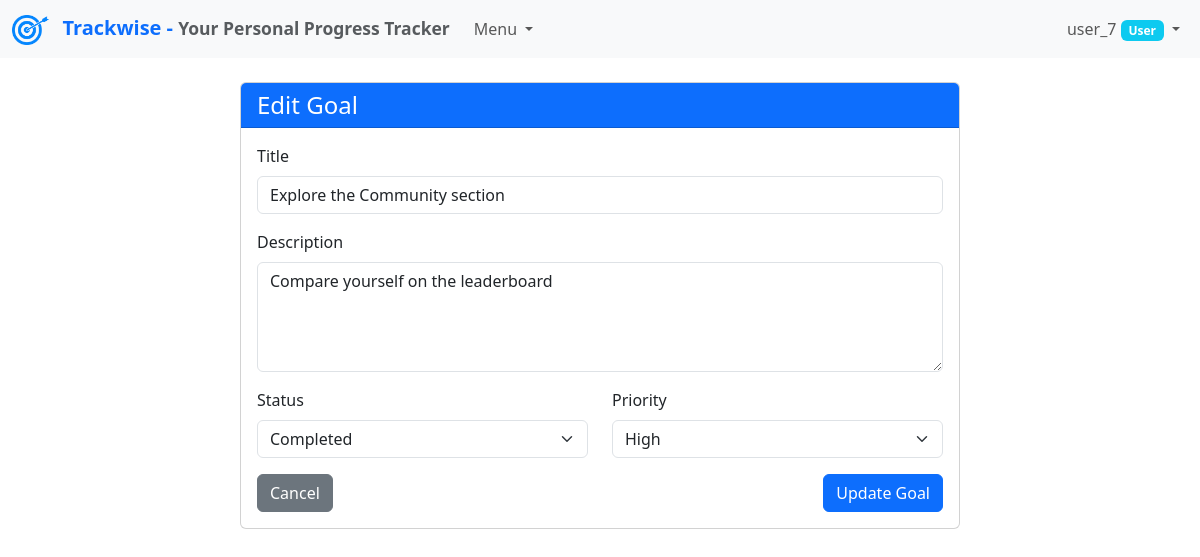
/goals/10/update/ (signed in), run on the app's committed database.
### tracker/models.py (models this page shows, shortened)
class Goal(models.Model):
    PRIORITY_CHOICES = [
        ('LOW', 'Low'),
        ('MEDIUM', 'Medium'),
        ('HIGH', 'High'),
    ]
    STATUS_CHOICES = [
        ('NOT_STARTED', 'Not Started'),
        ('IN_PROGRESS', 'In Progress'),
        ('COMPLETED', 'Completed'),
        ('ON_HOLD', 'On Hold'),
    ]
    user = models.ForeignKey(User, on_delete=models.CASCADE, related_name='goals')
    title = models.CharField(max_length=200)
    description = models.TextField(blank=True)
    priority = models.CharField(max_length=10, choices=PRIORITY_CHOICES, default='MEDIUM')
    status = models.CharField(max_length=20, choices=STATUS_CHOICES, default='NOT_STARTED')
    start_date = models.DateField(default=timezone.now)
    target_date = models.DateField(null=True, blank=True)
    completed_date = models.DateField(null=True, blank=True)
    created_at = models.DateTimeField(auto_now_add=True)
    updated_at = models.DateTimeField(auto_now=True)

### tracker/views.py (the view, shortened to what this page needs)
# urls.py: path('goals/<int:pk>/update/', views.GoalUpdateView.as_view(), name='goal-update'),
class GoalUpdateView(LoginRequiredMixin, UserPassesTestMixin, UpdateView):
    model = Goal
    form_class = GoalForm
    template_name = 'goals/goal_form.html'
    success_url = reverse_lazy('goal-list')
    def test_func(self):
        goal = self.get_object()
        if self.request.user.is_staff:
            return True
        return goal.user == self.request.user
    def get_queryset(self):
        if self.request.user.is_staff:
            return Goal.objects.all()
        return Goal.objects.filter(user=self.request.user)

### tracker/views.py (shortened to what this page needs)
class GoalForm(forms.ModelForm):
    class Meta:
        model = Goal
        fields = ['title', 'description', 'status', 'priority', 'target_date']
        widgets = {
            'description': forms.Textarea(attrs={'rows': 4}),
            'target_date': forms.DateInput(attrs={'type': 'date'}),
        }

### tracker/templates/goals/goal_form.html (shortened to what this page needs)
{% extends 'base.html' %}
{% block content %}
<div class="container">
    <div class="row justify-content-center">
        <div class="col-md-8">
            <div class="card">
                <div class="card-header bg-primary text-white">
                    <h2 class="h4 mb-0">{% if form.instance.pk %}Edit Goal{% else %}Create New Goal{% endif %}</h2>
                </div>
                <div class="card-body">
                    <form method="post" novalidate>
                        <div class="mb-3">
                            <label for="{{ form.title.id_for_label }}" class="form-label">{{ form.title.label }}</label>
                            <input type="text" name="{{ form.title.name }}" id="{{ form.title.id_for_label }}"
                                   class="form-control {% if form.title.errors %}is-invalid{% endif %}"
                                   value="{{ form.title.value|default:'' }}" required>
                        </div>
                        <div class="mb-3">
                            <label for="{{ form.description.id_for_label }}" class="form-label">{{ form.description.label }}</label>
                            <textarea name="{{ form.description.name }}" id="{{ form.description.id_for_label }}"
                                      class="form-control {% if form.description.errors %}is-invalid{% endif %}"
                                      rows="4">{{ form.description.value|default:'' }}</textarea>
                        </div>
                        <div class="row">
                            <div class="col-md-6 mb-3">
                                <label for="{{ form.status.id_for_label }}" class="form-label">{{ form.status.label }}</label>
                                <select name="{{ form.status.name }}" id="{{ form.status.id_for_label }}"
                                        class="form-select {% if form.status.errors %}is-invalid{% endif %}">
                                    {% for value, text in form.fields.status.choices %}
                                        <option value="{{ value }}" {% if form.status.value == value %}selected{% endif %}>{{ text }}</option>
                                    {% endfor %}
                                </select>
                            </div>
                            <div class="col-md-6 mb-3">
                                <label for="{{ form.priority.id_for_label }}" class="form-label">{{ form.priority.label }}</label>
                                <select name="{{ form.priority.name }}" id="{{ form.priority.id_for_label }}"
                                        class="form-select {% if form.priority.errors %}is-invalid{% endif %}">
                                    {% for value, text in form.fields.priority.choices %}
                                        <option value="{{ value }}" {% if form.priority.value == value %}selected{% endif %}>{{ text }}</option>
                                    {% endfor %}
                                </select>
                            </div>
                        </div>
                        <div class="d-flex justify-content-between">
                            <a href="{% url 'goal-list' %}" class="btn btn-secondary">Cancel</a>
                            <button type="submit" class="btn btn-primary">
                                {% if form.instance.pk %}Update Goal{% else %}Create Goal{% endif %}
                            </button>
                        </div>
                    </form>
                </div>
            </div>
        </div>
    </div>
</div>
{% endblock %}

### tracker/templates/base.html (shortened to what this page needs)
{% load static %}
<!DOCTYPE html>
<html lang="en">
<head>
    {% load static %}
    <link href="https://cdn.jsdelivr.net/npm/bootstrap@5.3.0/dist/css/bootstrap.min.css" rel="stylesheet">
</head>
<body>
<nav class="navbar navbar-expand-lg navbar-light bg-light">
    <div class="container-fluid">
        <a class="navbar-brand fw-bold text-primary" href="{% url 'dashboard' %}">
            {% load static %}
            <img src="{% static 'tracker/images/target-icon.png' %}" alt="Trackwise Logo" height="30" class="me-2">
            Trackwise - <small class="text-muted">Your Personal Progress Tracker</small>
        </a>
        <div class="navbar-nav me-auto">
            <div class="nav-item dropdown">
                <a class="nav-link dropdown-toggle" href="#" id="navbarDropdown" role="button" data-bs-toggle="dropdown"
                   aria-expanded="false">
                    Menu
                </a>
            </div>
        </div>
        <div class="navbar-nav ms-auto">
            {% if user.is_authenticated %}
                <div class="nav-item dropdown">
                    <a class="nav-link dropdown-toggle" href="#" id="userDropdown" role="button"
                       data-bs-toggle="dropdown" aria-expanded="false">
                        {{ user.username }}
                        {% if user.is_staff %}
                            <span class="badge bg-danger">Admin</span>
                        {% else %}
                            <span class="badge bg-info">User</span>
                        {% endif %}
                    </a>
                </div>
            {% else %}
                <a class="btn btn-outline-primary me-2" href="{% url 'login' %}">Login</a>
                <a class="btn btn-outline-success" href="{% url 'register' %}">Register</a>
            {% endif %}
        </div>
    </div>
</nav>
<div class="container mt-4">
    {% block content %}{% endblock %}
</div>
</body>
</html>

### data on the page
Goal: title "Explore the Community section", description "Compare yourself on the leaderboard", status "Completed", priority "High"

### other printed values
{{ user.username }} "user_7"
